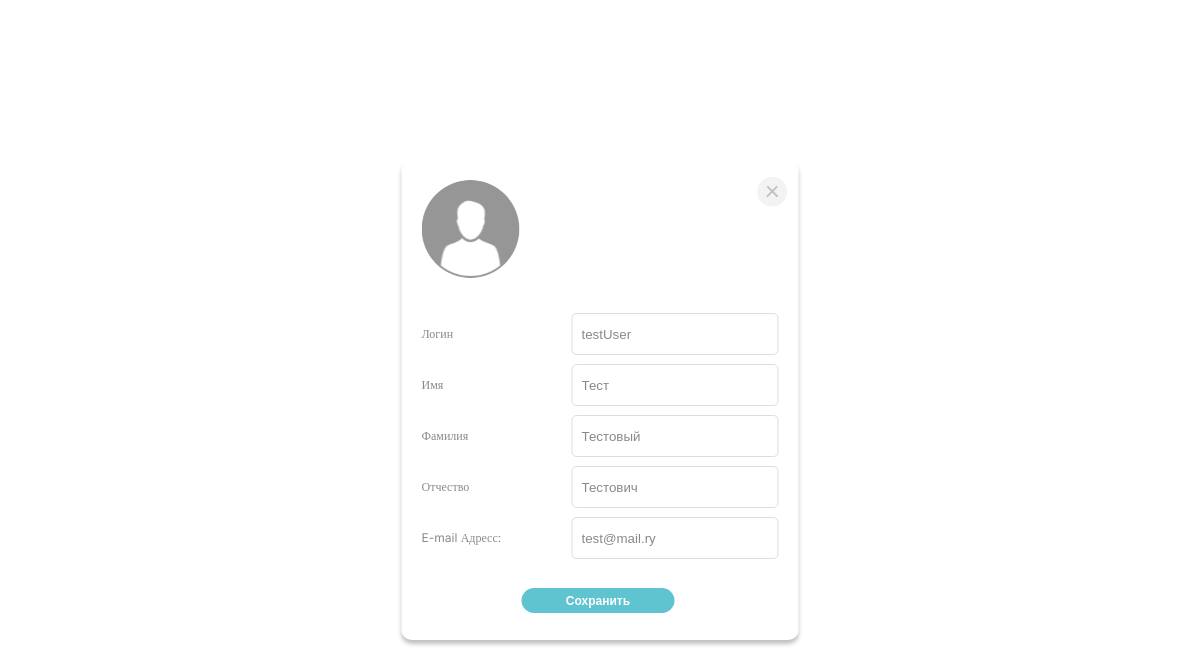
Before: /adminEditUser.php?userId=2 with the older database file.
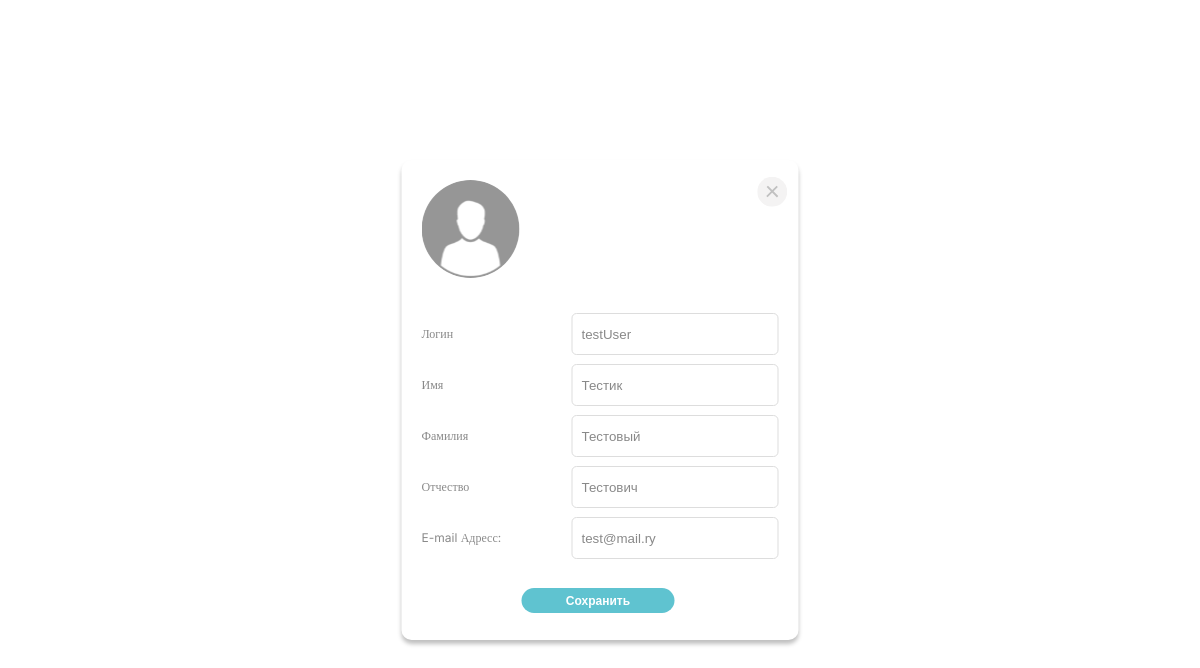
After: the same page with the newer database file.
### tables this page shows
CREATE TABLE `users` (
  `ID` int(11) NOT NULL,
  `login` varchar(50) NOT NULL,
  `first_name` varchar(100) DEFAULT NULL,
  `last_name` varchar(100) DEFAULT NULL,
  `middle_name` varchar(100) DEFAULT NULL,
  `email` varchar(100) DEFAULT NULL,
  `password` varchar(255) NOT NULL,
  `session_id` varchar(32) NOT NULL,
  `deleted` tinyint(1) DEFAULT 0,
  `creation_time` timestamp NOT NULL DEFAULT current_timestamp(),
  `last_login_time` timestamp NULL DEFAULT NULL
);

### adminEditUser.php (the view, shortened to what this page needs)
<?php
include 'database.php';
$userId = $_GET['userId'];
$sql = "SELECT first_name, last_name, middle_name, email, login FROM users WHERE ID = $userId";
$result = $conn->query($sql);
if ($result->num_rows > 0) {
    $userData = $result->fetch_assoc();
} else {
    echo "Пользователь не найден";
    exit;
}
?>
<!DOCTYPE html>
<html lang="en">
<head>
  <link rel="stylesheet" href="CSS/userEdit.css">
</head>
<body>
  <div class="container">
    <div class="icons">
      <a href="NewClientAdmin.php?admin_key=ed2f1a7b93c4d8e7a6b1d5f2c8e3d4b9a7c8e2d3b4a9c6d5f2c8e3d4b9a7c8e2d3b4a9c6d5f2c8e3d4b9a7c8e2d3b4a9c6d5f2c8e3d4b9a7c8e2d3b4a9c6d5f2c8e3d4b9a7c8e2d3b4a9c6d5f2c8e3d4b9a7c8e2d3b484359345934958349583498593485934853948593485934859gjdfgd;kfjgd;fkjg34534645645645644"><img class="cross-icon" src="IMG/cross.svg" alt="Cross Icon"></a>
    </div>
    <div class="content">
      <img class="logo" src="IMG/image-wind-user.svg" alt="Logo">
    </div>
    <div class="contact-info">
      <form method="post" action="">
      <div class="input-group">
          <label for="">Логин</label>
          <input type="text" id="login" name="login" value="<?php echo $userData['login']; ?>">
        </div>
        <div class="input-group">
          <label for="company">Имя</label>
          <input type="text" id="first_name" name="first_name" value="<?php echo $userData['first_name']; ?>">
        </div>
        <div class="input-group">
          <label for="contact">Фамилия</label>
          <input type="text" id="last_name" name="last_name" value="<?php echo $userData['last_name']; ?>">
        </div>
        <div class="input-group">
          <label for="phone">Отчество </label>
          <input type="text" id="middle_name" name="middle_name" value="<?php echo $userData['middle_name']; ?>">
        </div>
        <div class="input-group">
          <label for="email">E-mail Адресс:</label>
          <input type="text" id="email" name="email" value="<?php echo $userData['email']; ?>">
        </div>
        <button type="submit" class="save-button">Сохранить</button>
      </form>
    </div>
  </div>
</body>
</html>

Changed rows visible on the page:
changed users "testUser": first_name "Тест" → "Тестик"
